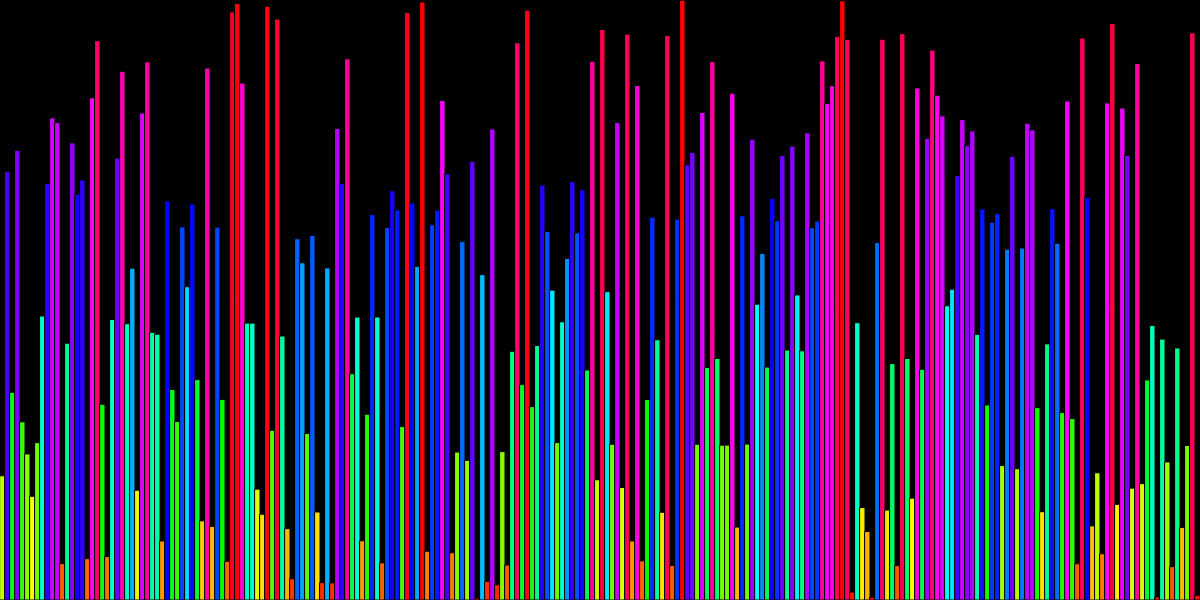
Frame 1 (no input)
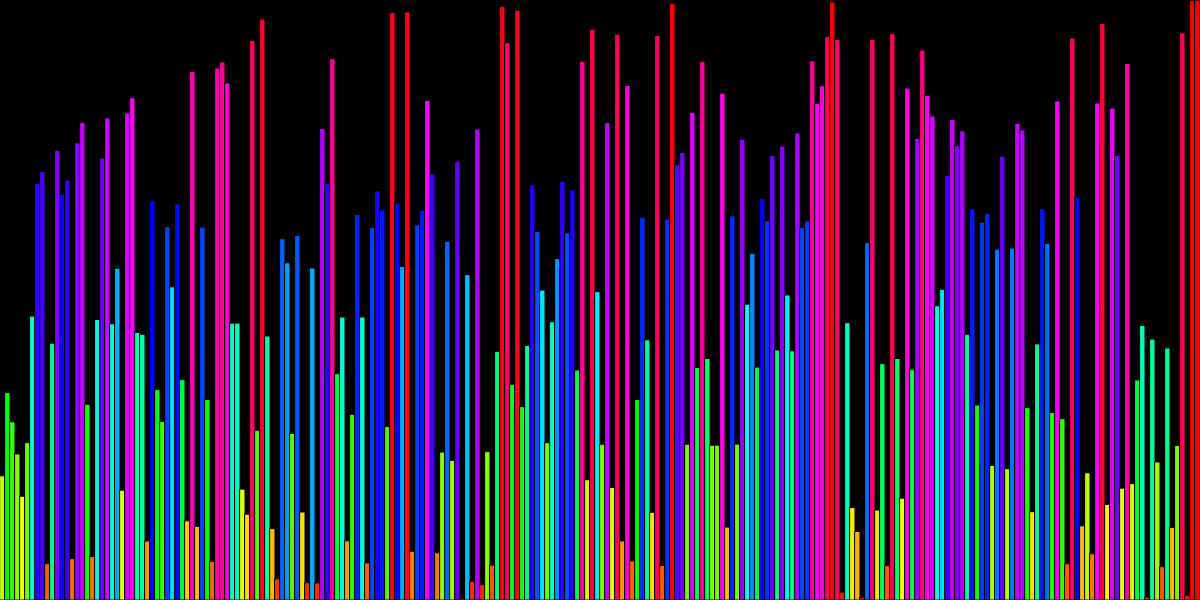
Frame 60 (no input)
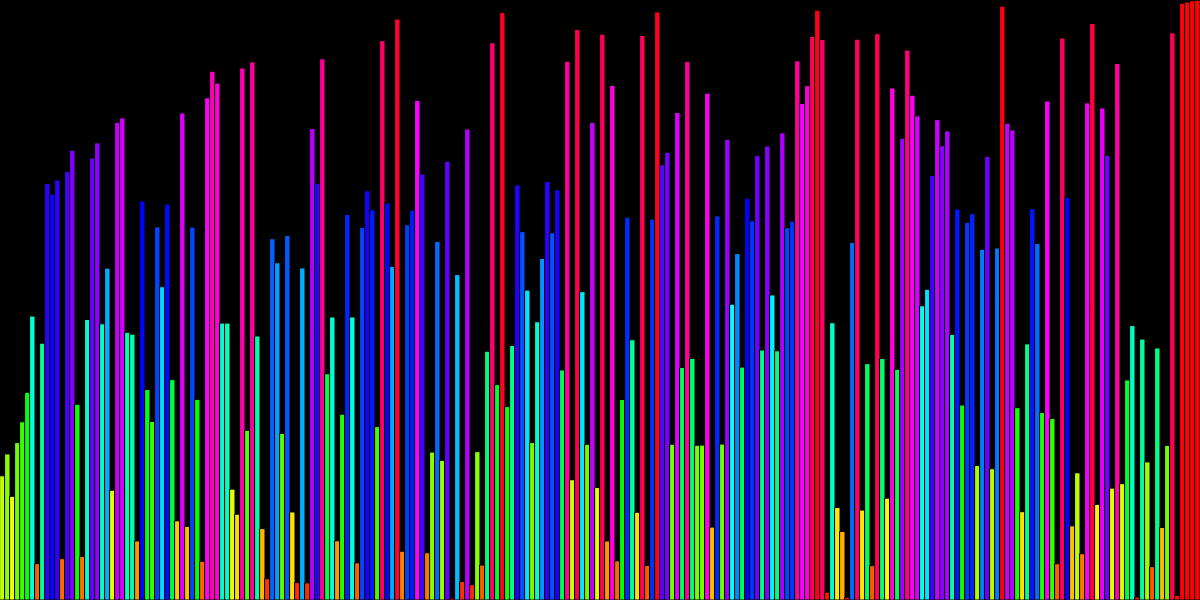
Frame 120 (the mouse pressed at the canvas centre since frame 60)

The p5.js sketch that drew these frames (run headless with seeded random() and noise() and a simulated clock; from frame 60 on, the mouse is pressed at the canvas centre):

// p5.js sketch
// ── sketch.js
let values = [];

let i = 0, j = 0, w = 5;

function setup() {
  createCanvas(1200 , 600);
  colorMode(HSB, height);
  
  values = new Array(floor(width / w));
  
  for(let i=0 ; i<values.length ; i++){
    values[i] = random(height);
  }
  
}

function draw() {
  background(0);
  if(i < values.length ){
    if(j < values.length - i-1){
      for(let k=0 ; k < 10 ; k++){
        if(values[j] > values[j+1])
          swap(values, j, j+1);
        j++;
      }
    }
    else{
      j=0;
      i++;
    }
  }
  
  for(let i=0 ; i<values.length ; i++){
    let col = color(values[i], height, height);
	stroke(0);
    fill(col);
    rect(i*w , height-values[i] , w , values[i]);
  }
}

swap = function (arr, a, b) {
	let temp = arr[a];
	arr[a] = arr[b];
	arr[b] = temp;
}
